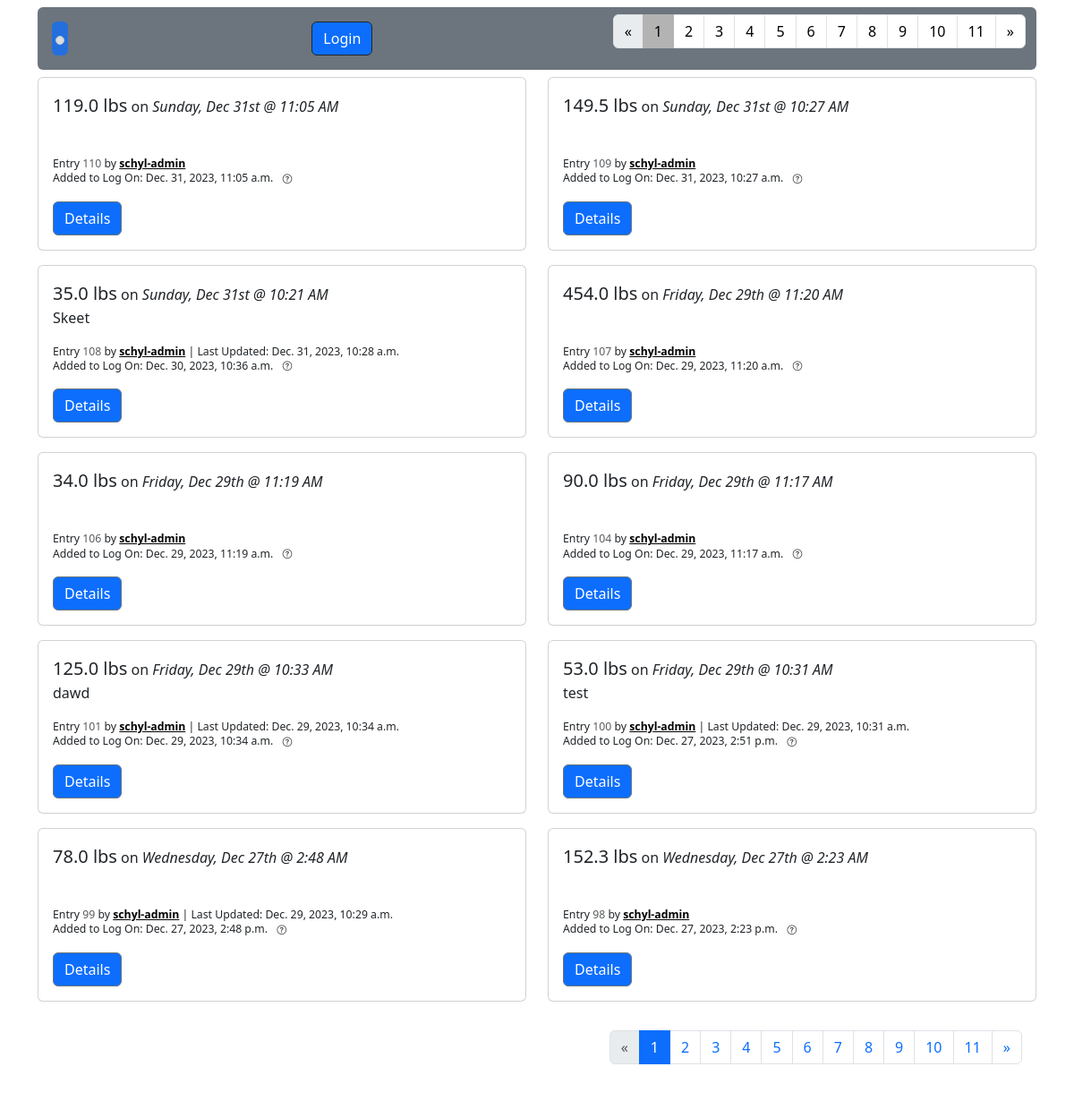
The page /entries on the database as committed earlier.
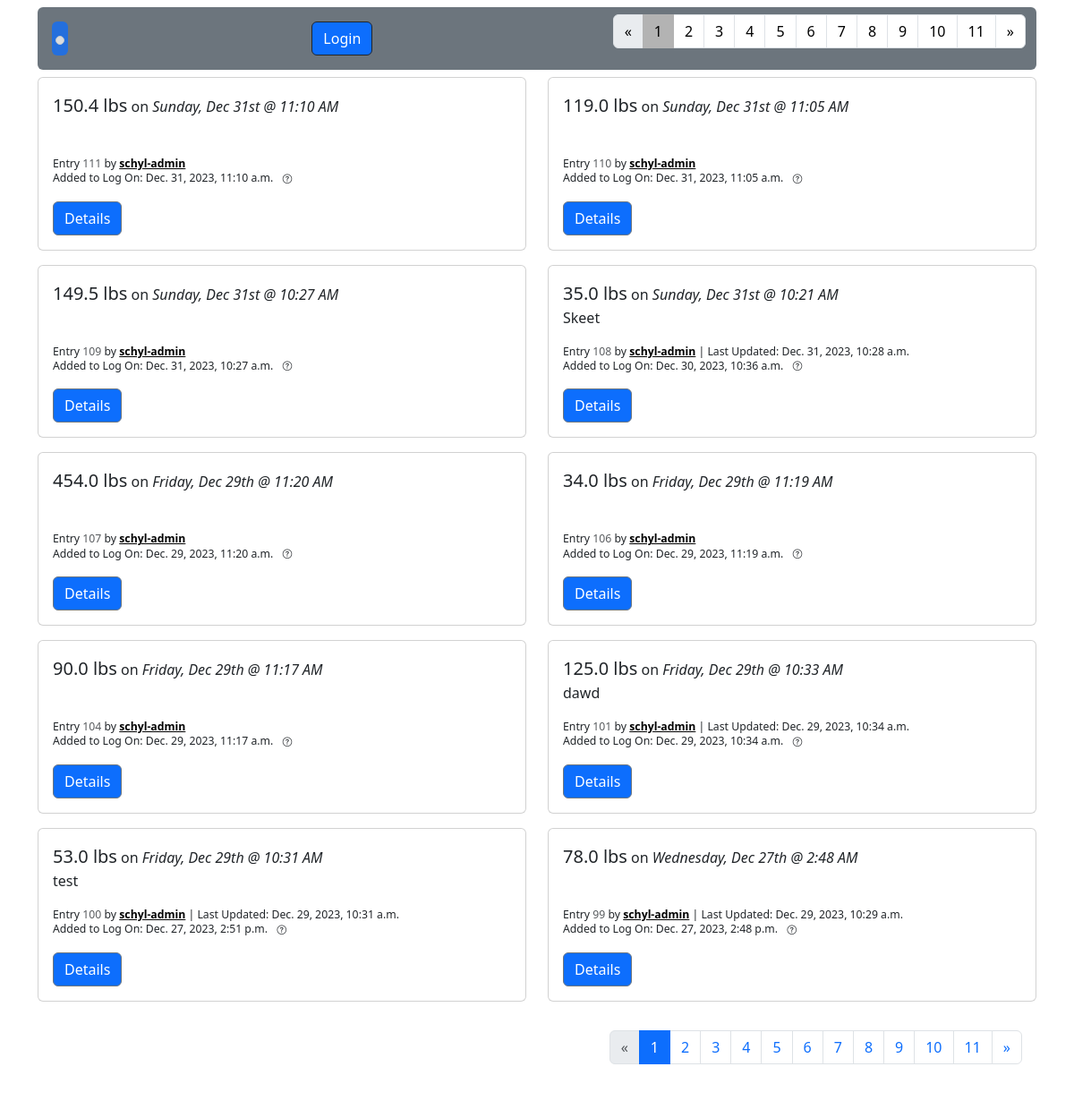
The same page on the database as committed later.
### fitness/models.py (models this page shows, shortened)
class WeightEntry(models.Model):
    user = models.ForeignKey(
        settings.AUTH_USER_MODEL,
        on_delete=models.CASCADE,
        related_name="weight_entries"
    )
    weight = weight = models.DecimalField(
        blank=True, null=True, max_digits=4, decimal_places=1)
    recorded = models.DateTimeField(
        blank=True, null=True, help_text="Enter the date and time when you measured this weight.")
    note = models.TextField(
        blank=True, null=True, help_text="Optional: Add a note regarding this entry.")
    created = models.DateTimeField(auto_now_add=True)
    updated = models.DateTimeField(auto_now=True)

### accounts/models.py (models this page shows, shortened)
class CustomUser(AbstractUser):
    date_of_birth = models.DateField(
        null=True, blank=True, help_text="Enter your date of birth in MM/DD/YYYY format.")
    avatar = models.CharField(
        max_length=999, null=True, blank=True, help_text="Enter a url for your avatar image")
    def __str__(self):
        return self.username

### fitness/views.py (the view, shortened to what this page needs)
# urls.py: path("entries", AllWeightEntryListView.as_view(), name="weight_entry_list"),
class AllWeightEntryListView(ListView):
    model = WeightEntry
    template_name = "weight_entry_list.html"
    paginate_by = 10
    queryset = WeightEntry.objects.all().order_by(
        "-recorded", "-updated", "-created")
    def get_context_data(self, **kwargs):
        context = super(AllWeightEntryListView,
                        self).get_context_data(**kwargs)
        weight_entry_list = WeightEntry.objects.all()
        context["form"] = WeightEntryForm(initial={'recorded': datetime.now()})
        context["weight_entry_list"] = weight_entry_list
        return context

### templates/weight_entry_list.html (shortened to what the changed rows need)
{% extends 'base.html' %}
{% load range_filter %}
{% block navtabs1 %}
{% if is_paginated %}
    <ul class="pagination ">
        {% for i in paginator.page_range %}
        {% if page_obj.number == i %}
            <li class="page-item active" style="--bs-pagination-active-bg: rgb(179, 179, 179); --bs-pagination-active-border-color: rgb(179, 179, 179);"><span class="page-link text-black">{{ i }}</span></li>
        {% else %}
            <li class="page-item"><a class="page-link text-black" aria-current="page" href="?page={{ i }}">{{ i }}</a></li>
        {% endif %}
        {% endfor %}
    </ul>
{% endif %}
{% endblock navtabs1 %}
{% block content %}
<div class="row justify-content-md-start">
{% for entry in weightentry_list %}
<div class="col-sm-6 pb-2 mb-2">
    <div class="card">
        <div class="card-body">
            <span class="fs-5 fw-medium">{{entry.weight}} lbs</span> on <span class="fw-medium fst-italic">{{entry.recorded|date:"l"}}, {{entry.recorded|date:"M jS"}} @ {{entry.recorded|date:"g:i A"}}</span>
            <p>
                {% if entry.note|length >= 1  %}
                    {{entry.note|slice:"30"}}
                {% else %}
                <br>
                {% endif %}
            </p>
            <p class="lh-1">
                <small><small>Entry <span class="text-muted">{{entry.pk}}</span> by <a class="fw-bold text-black" href="{% url "user_profile" entry.user.pk %}">{{entry.user}}</a> {% if entry.updated|date:"m/d/y H:i:s" != entry.created|date:"m/d/y H:i:s" %}| Last Updated: {{entry.updated}} {% endif %}</small></small>
                <br>
                <small>
                    <small>Added to Log On: {{entry.created}}</small>
                    <a href="#"
                        class="badge rounded-pill text-dark"
                        data-bs-toggle="popover"
                        data-bs-trigger="hover focus"
                        data-bs-content="This is the date that the entry was actually added to the log.
                                        Often times, the time that the weight was measured is different than the time the user actually adds it to the log.
                                        For example, if I measured myself at 8AM but I forgot to add it to the log until 3pm.
                                        This is just a means of distinguishing the two times/dates.">
                            <i class="bi bi-question-circle"></i>
                    </a>
                </small>
            </p>
            <a href="{% url "weight_entry_detail" entry.pk %}" class="btn btn-primary border border-secondary">Details</a>
        </div>
    </div>
</div>
{% endfor %}
</div>
{% if is_paginated %}
<nav aria-label="Page navigation example" class="justify-content-center mb-4 ms-5">
<div class="card border-0">
    <div class="card-body ">
        <div class="row gap-1 ">
            <div class="col">
                <ul class="pagination">
                    {% for i in paginator.page_range %}
                    {% if page_obj.number == i %}
                        <li class="page-item active"><span class="page-link">{{ i }}</span></li>
                    {% else %}
                        <li class="page-item"><a class="page-link" href="?page={{ i }}">{{ i }}</a></li>
                    {% endif %}
                    {% endfor %}
                </ul>
            </div>
        </div>
    </div>
</div>
</nav>
{% endif %}
{% endblock content %}

Rows that differ between the two databases and show on the page:
no longer on this page (row unchanged): WeightEntry: weight "152.3", recorded "Wednesday", recorded "Dec 27th", recorded "2:23 AM", pk "98", user "schyl-admin", created "Dec. 27, 2023, 2:23 p.m."
added WeightEntry: weight "150.4", recorded "Sunday", recorded "Dec 31st", recorded "11:10 AM", pk "111", user "schyl-admin", created "Dec. 31, 2023, 11:10 a.m."
